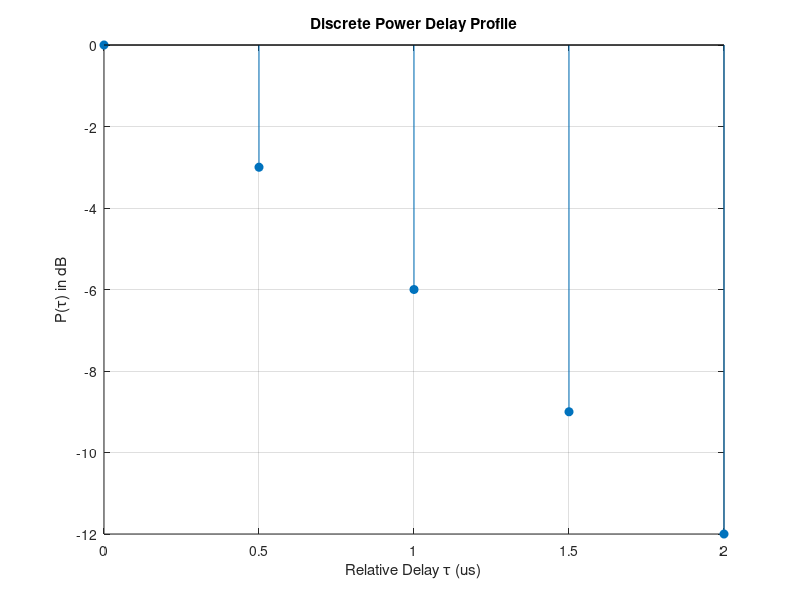
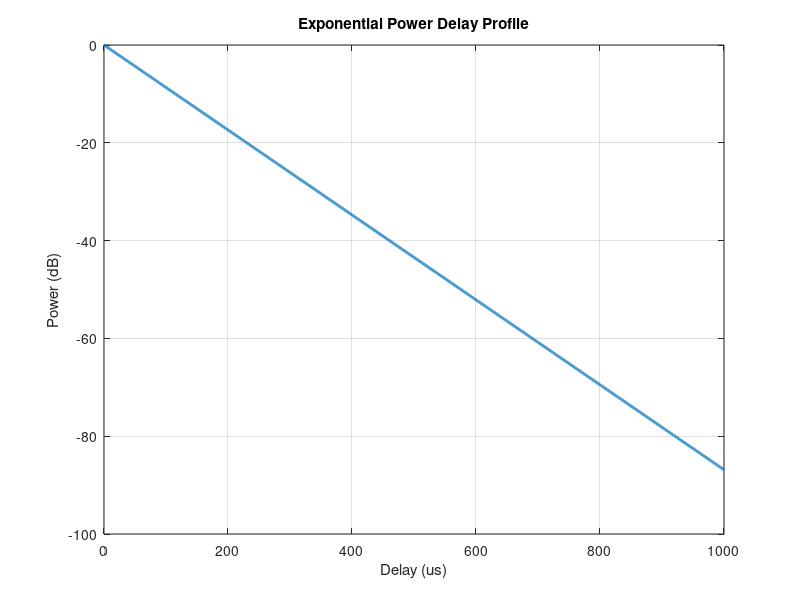

Here is the MATLAB script that generated these plots, in order:
% Given discrete delays (in microseconds) 
tau = [0 0.5 1 1.5 2]; 
% Given power in dB 
P_dB = [0 -3 -6 -9 -12]; 
% Convert to linear scale 
P = 10.^(P_dB/10); 
% Mean excess delay 
tau_mean = sum(tau .* P) / sum(P); 
% RMS delay spread 
tau_rms = sqrt(sum(P .* (tau - tau_mean).^2) / sum(P)); 
% Maximum delay spread 
tau_max = max(tau) - min(tau); 
fprintf('Mean Excess Delay = %.4f us\n', tau_mean); 
fprintf('RMS Delay Spread = %.4f us\n', tau_rms); 
fprintf('Max Delay Spread = %.4f us\n\n', tau_max); 
% Plot Discrete PDP 
figure; 
stem(tau, P_dB, 'filled'); 
xlabel('Relative Delay \tau (us)'); 
ylabel('P(\tau) in dB'); 
title('Discrete Power Delay Profile'); 
grid on; 
% Continuous delay axis 
tau_cont = 0:0.5:1000;   % microseconds 
% Exponential PDP model 
tau_rms_exp = 50;        
% RMS delay spread parameter (adjustable) 
P_exp = exp(-tau_cont / tau_rms_exp); 
% Normalize to dB 
P_exp_dB = 10*log10(P_exp / max(P_exp)); 
% Plot Exponential PDP 
figure; 
plot(tau_cont, P_exp_dB, 'LineWidth', 2); 
xlabel('Delay (us)'); 
ylabel('Power (dB)'); 
title('Exponential Power Delay Profile'); 
grid on;
